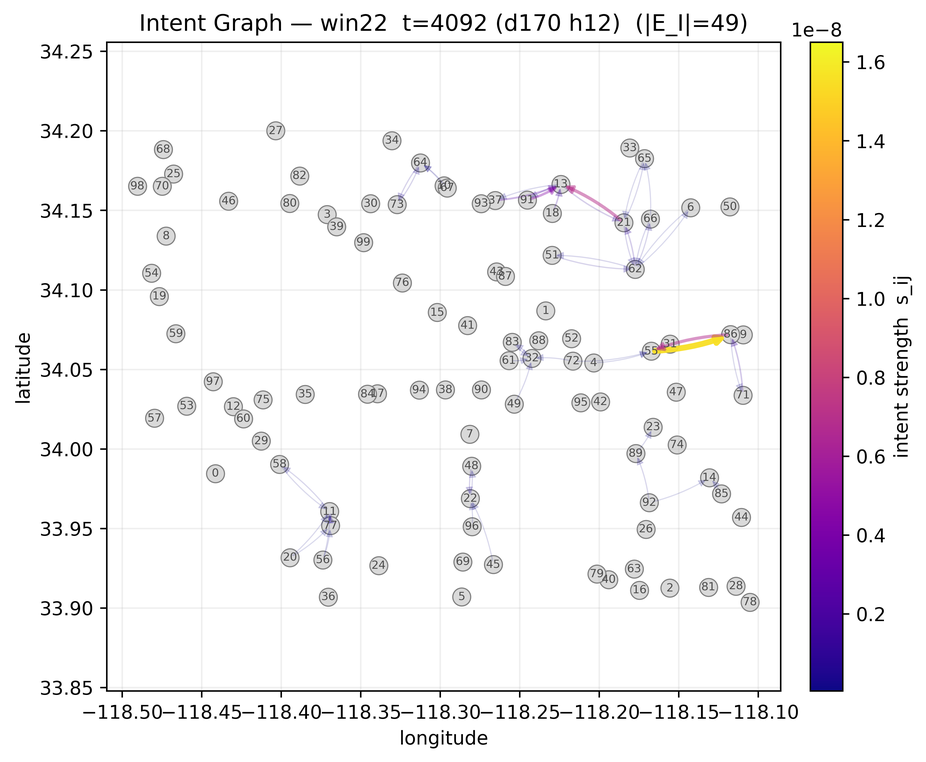
#> input picture 260628/outputs/20260628_162448/intent_graph_window_22_20260628_162448.png, 926 x 762 px, shrunk from 4088 x 3364 before the run; its folder holds 4 pictures in this run
$ python video.py
#> lines starting #> are read from the running program, lines starting #| are printed output that depends on the picture
import cv2
import os
import glob
import time

# 设置图像文件所在的目录
image_dir = './outputs/20260628_162448'  # 替换为你的图像文件所在目录

# 获取所有图像文件并按名称排序
images = glob.glob(os.path.join(image_dir, 'intent_graph_window_*.png'))  # 根据实际格式修改扩展名
images.sort()  # 确保文件按正确顺序排序

# 检查是否有找到图像
if not images:
    print("未找到任何图像文件，请检查路径和文件名")
    exit()

# 读取第一帧以获取视频尺寸
first_frame = cv2.imread(images[0])
#> first_frame is the input picture: shape (762, 926, 3); mean B, G, R 241.5, 240.8, 243.5
height, width, layers = first_frame.shape
#> height = 762; width = 926; layers = 3

# 设置裁剪后的宽度（保持高度不变）
crop_width = width - 100  # 假设裁剪掉右侧100像素，你可以根据实际情况调整
#> crop_width = 826

# 计算所需的帧率：每张图片显示0.5秒，意味着每秒2帧
fps = 6.0  # 每秒2帧，这样每张图片会显示0.5秒

# 设置视频编码器和输出文件
fourcc = cv2.VideoWriter_fourcc(*'XVID')
output_video = 'output_video.avi'

# 创建视频写入对象
out = cv2.VideoWriter(output_video, fourcc, fps, (crop_width, height))

# 将所有图像写入视频
for image in images:
    try:
        frame = cv2.imread(image)
        if frame is None:
            print(f"警告: 无法读取图像 {image}")
            continue

        # 裁剪图像（从左侧开始，裁剪到指定宽度）
        cropped_frame = frame[:, :crop_width]
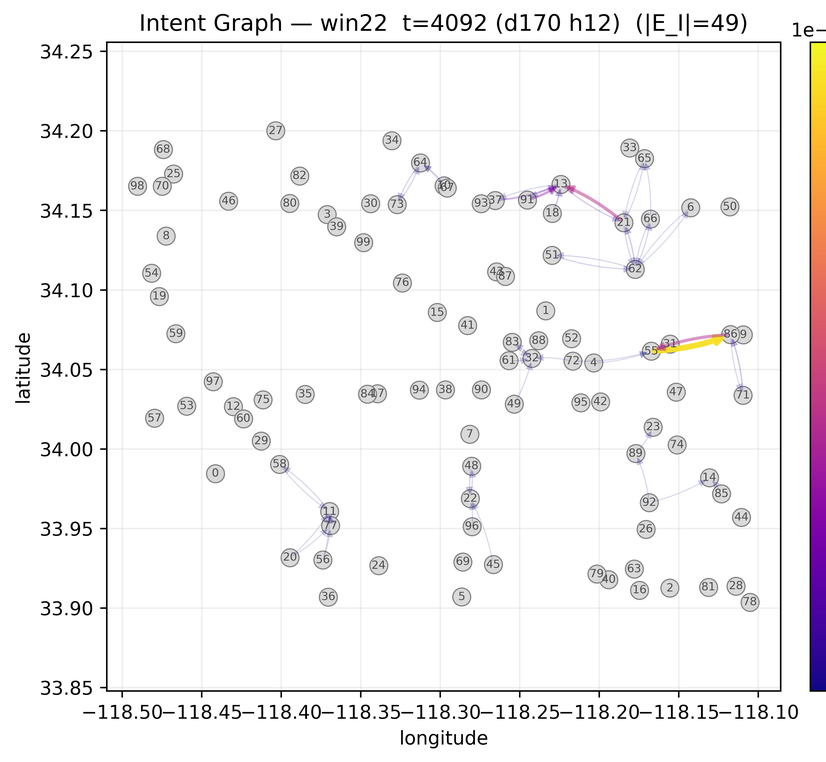
#> cropped_frame: shape (762, 826, 3); mean B, G, R 243.4, 242.9, 244.5

        # 确保裁剪后的尺寸一致
        if cropped_frame.shape != (height, crop_width, layers):
            print(f"警告: 图像 {image} 裁剪后尺寸不一致，跳过")
            continue

        # 每张图片写入2次（因为fps=2，所以每张图片会显示0.5秒）
        for _ in range(2):
            out.write(cropped_frame)
    except Exception as e:
        print(f"处理图像 {image} 时发生错误: {str(e)}")
#> pass 2 of the loop `for image in images:`:
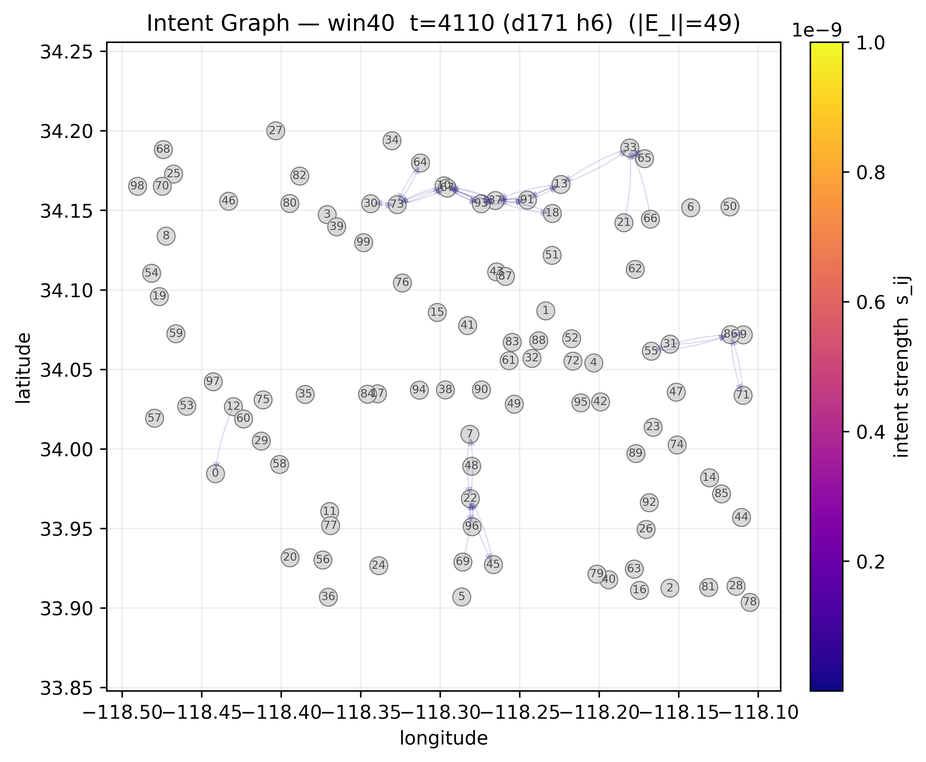
#> input picture 260628/outputs/20260628_162448/intent_graph_window_40_20260628_162448.png, 926 x 762 px, shrunk from 4088 x 3364 before the run
#> frame is the input picture: shape (762, 926, 3); mean B, G, R 241.8, 241, 243.7
#> `cropped_frame = frame[:, :crop_width]`:
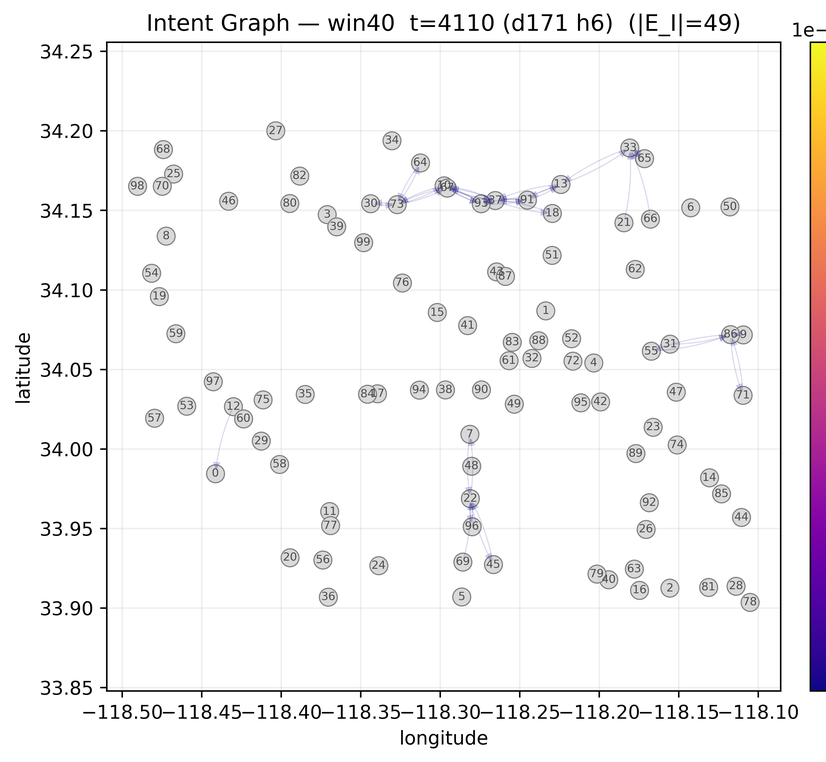
#> cropped_frame: shape (762, 826, 3); mean B, G, R 243.6, 243.1, 244.5
#> pass 3 of the loop `for image in images:`:
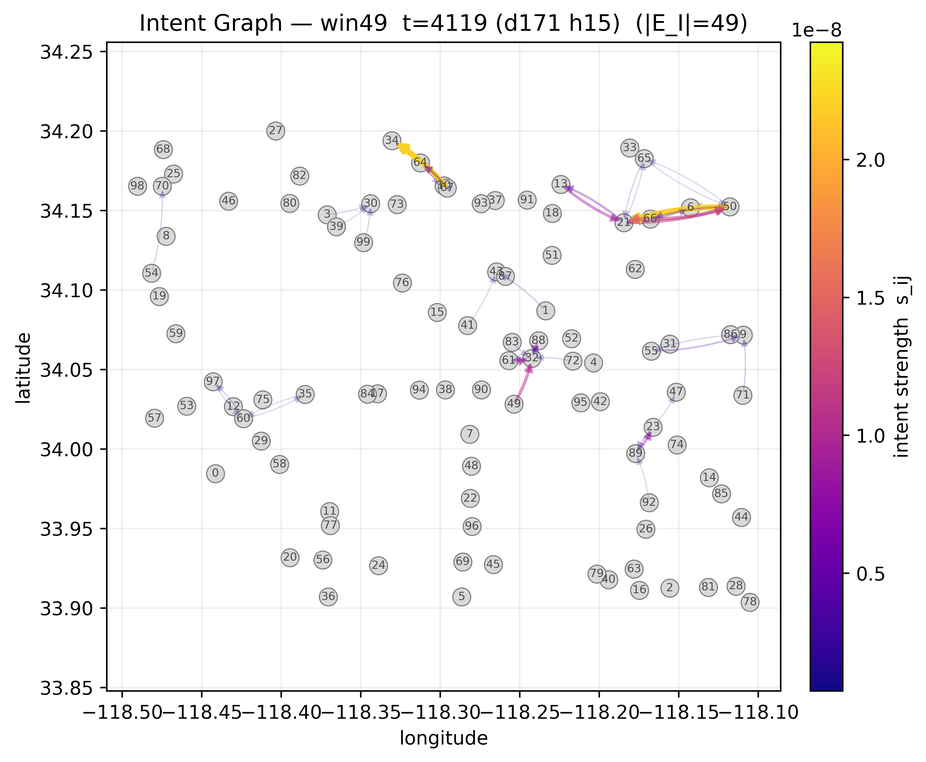
#> input picture 260628/outputs/20260628_162448/intent_graph_window_49_20260628_162448.png, 926 x 762 px, shrunk from 4088 x 3364 before the run
#> frame is the input picture: shape (762, 926, 3); mean B, G, R 241.6, 240.9, 243.7
#> `cropped_frame = frame[:, :crop_width]`:
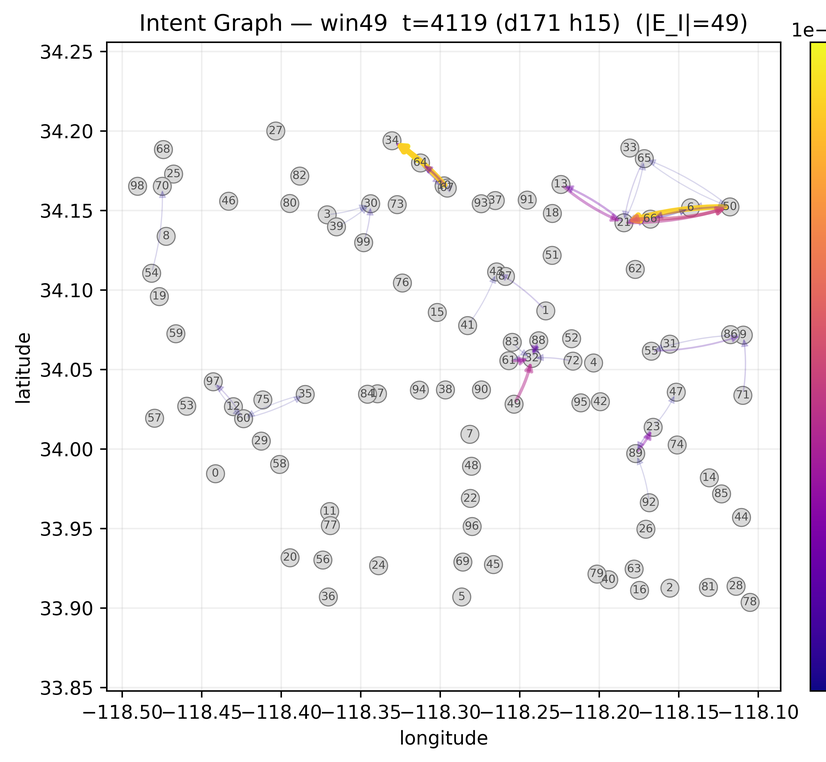
#> cropped_frame: shape (762, 826, 3); mean B, G, R 243.3, 242.8, 244.5
#> the loop made 4 passes; the first 3 are shown

# 释放资源
out.release()
cv2.destroyAllWindows()

# 验证输出文件
if os.path.exists(output_video) and os.path.getsize(output_video) > 0:
    print(f"视频已成功生成，文件名: {output_video}")
    # 获取视频信息
    cap = cv2.VideoCapture(output_video)
    if cap.isOpened():
        actual_fps = cap.get(cv2.CAP_PROP_FPS)
        frame_count = int(cap.get(cv2.CAP_PROP_FRAME_COUNT))
        duration = frame_count / actual_fps  # 计算视频总时长
        print(f"视频信息: 帧率={actual_fps:.2f}fps, 总帧数={frame_count}, 总时长={duration:.2f}秒")
        cap.release()
else:
    print("错误: 视频生成失败，输出文件无效")
